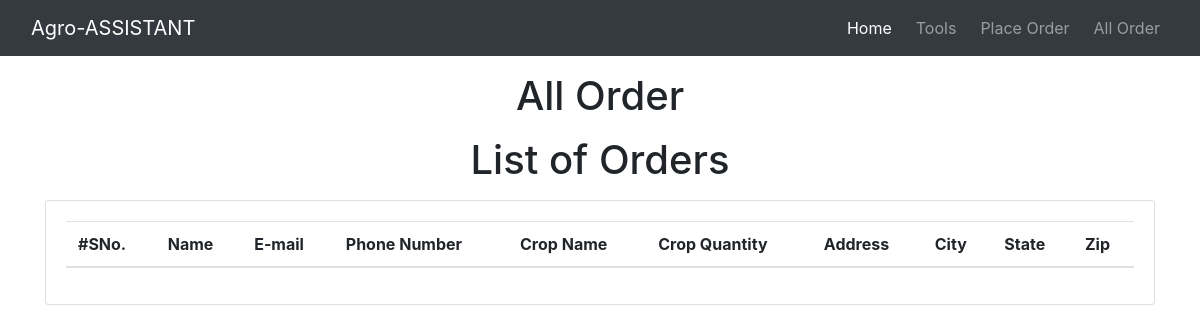
The page /YourOrder on the database as committed earlier.
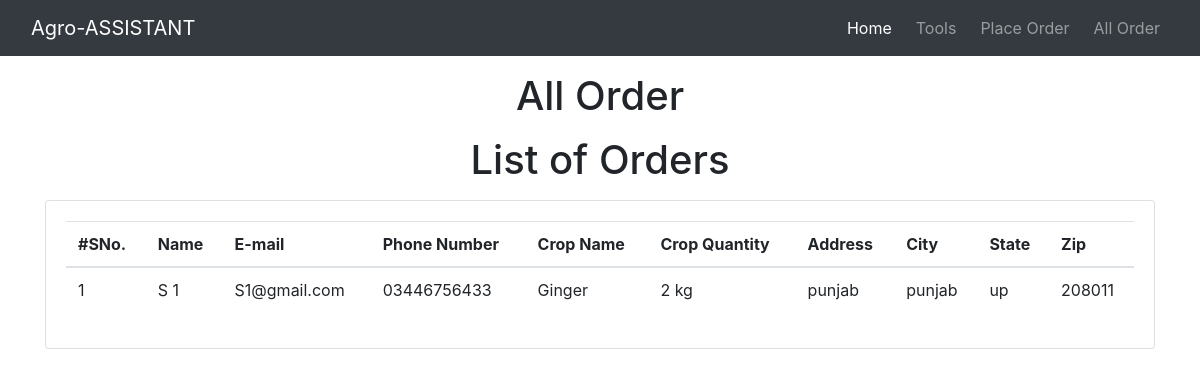
The same page on the database as committed later.
### Assistant/models.py (models this page shows, shortened)
class SupplierOrder(models.Model):
    name = models.CharField(max_length=122)
    email = models.EmailField()
    phone = models.CharField(max_length=12)
    crop_name = models.CharField(max_length=122)
    crop_quantity = models.CharField(max_length=122)
    address = models.TextField()
    city = models.CharField(max_length=122)
    state = models.CharField(max_length=122)
    zip = models.CharField(max_length=122)
    date = models.DateField()

### Assistant/views.py (the view)
# urls.py: path("YourOrder",views.YourOrder,name='YourOrder'),
def YourOrder(request):
    FarmerOrder = SupplierOrder.objects.all()
    return render(request,'YourOrder.html',{'FarmerOrder': FarmerOrder})

### templates/YourOrder.html (shortened to what this page needs)
{% extends 'Supplierbase.html' %}
{% block body %}
<h1 class="text-center my-3">All Order</h1>
<h1 class="text-center my-3">List of Orders</h1>
<div class="container">
    <div class="row">
        <div class="col-md-12">
            <div class="card">
                <div class="card-body">
                    <table class="table">
                        <thead>
                            <tr>
                                <th>#SNo.</th>
                                <th>Name</th>
                                <th>E-mail</th>
                                <th>Phone Number</th>
                                <th>Crop Name</th>
                                <th>Crop Quantity</th>
                                <th>Address</th>
                                <th>City</th>
                                <th>State</th>
                                <th>Zip</th>
                            </tr>
                        </thead>
                        <tbody>
                            {% for ord in FarmerOrder %}
                            <tr>
                                <td>{{ord.id}}</td>
                                <td>{{ord.name}}</td>
                                <td>{{ord.email}}</td>
                                <td>{{ord.phone}}</td>
                                <td>{{ord.crop_name}}</td>
                                <td>{{ord.crop_quantity}}</td>
                                <td>{{ord.address}}</td>
                                <td>{{ord.city}}</td>
                                <td>{{ord.state}}</td>
                                <td>{{ord.zip}}</td>
                            </tr>
                            {% endfor %}
                        </tbody>
                    </table>
                </div>
            </div>
        </div>
    </div>
</div>
{% endblock body %}

Rows that differ between the two databases and show on the page:
added SupplierOrder: id "1", name "S 1", email "S1@gmail.com", phone "03446756433", crop_name "Ginger", crop_quantity "2 kg", address "punjab", city "punjab", state "up", zip "208011"
